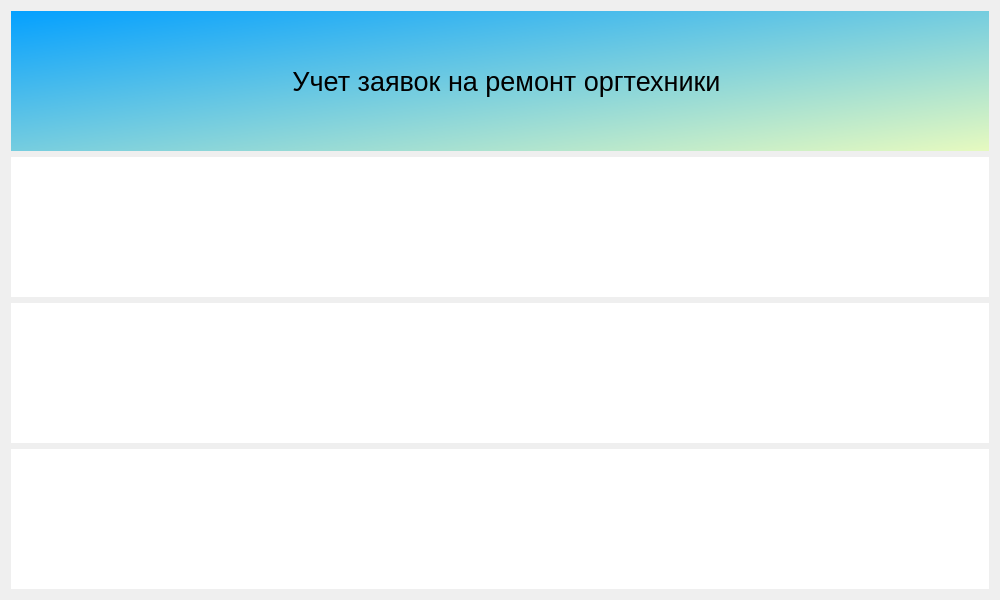
<?xml version="1.0" encoding="UTF-8"?>
<ui version="4.0">
 <class>Dialog</class>
 <widget class="QDialog" name="Dialog">
  <property name="geometry">
   <rect>
    <x>0</x>
    <y>0</y>
    <width>1000</width>
    <height>600</height>
   </rect>
  </property>
  <property name="minimumSize">
   <size>
    <width>1000</width>
    <height>600</height>
   </size>
  </property>
  <property name="windowTitle">
   <string>Учет заявок на ремонт оргтехники</string>
  </property>
  <property name="windowIcon">
   <iconset theme="accessories-dictionary">
    <selectedon>../../Загрузки/icons8-обслуживание-принтера-80.png</selectedon>
   </iconset>
  </property>
  <property name="toolTipDuration">
   <number>0</number>
  </property>
  <property name="sizeGripEnabled">
   <bool>false</bool>
  </property>
  <layout class="QVBoxLayout" name="verticalLayout">
   <item>
    <widget class="QWidget" name="widget" native="true">
     <property name="styleSheet">
      <string notr="true">QWidget#widget{
background-color: qlineargradient(spread:pad, x1:0, y1:0, x2:1, y2:1, stop:0 rgba(4, 160, 255, 255), stop:1 rgba(231, 250, 191, 255));}

</string>
     </property>
     <layout class="QVBoxLayout" name="verticalLayout_2">
      <item>
       <layout class="QFormLayout" name="formLayout">
        <property name="labelAlignment">
         <set>Qt::AlignCenter</set>
        </property>
        <property name="formAlignment">
         <set>Qt::AlignLeading|Qt::AlignLeft|Qt::AlignVCenter</set>
        </property>
        <item row="0" column="0">
         <widget class="QLabel" name="label">
          <property name="maximumSize">
           <size>
            <width>100</width>
            <height>100</height>
           </size>
          </property>
          <property name="text">
           <string/>
          </property>
          <property name="textFormat">
           <enum>Qt::AutoText</enum>
          </property>
          <property name="pixmap">
           <pixmap>../../Загрузки/icons8-обслуживание-принтера-80.png</pixmap>
          </property>
          <property name="scaledContents">
           <bool>true</bool>
          </property>
         </widget>
        </item>
        <item row="0" column="1">
         <widget class="QLabel" name="label_2">
          <property name="font">
           <font>
            <pointsize>20</pointsize>
           </font>
          </property>
          <property name="text">
           <string>Учет заявок на ремонт оргтехники</string>
          </property>
          <property name="alignment">
           <set>Qt::AlignCenter</set>
          </property>
         </widget>
        </item>
       </layout>
      </item>
     </layout>
    </widget>
   </item>
   <item>
    <widget class="QWidget" name="widget_4" native="true">
     <property name="styleSheet">
      <string notr="true">background-color: rgb(255, 255, 255);</string>
     </property>
    </widget>
   </item>
   <item>
    <widget class="QWidget" name="widget_3" native="true">
     <property name="styleSheet">
      <string notr="true">background-color: rgb(255, 255, 255);</string>
     </property>
    </widget>
   </item>
   <item>
    <widget class="QWidget" name="widget_2" native="true">
     <property name="styleSheet">
      <string notr="true">background-color: rgb(255, 255, 255);</string>
     </property>
    </widget>
   </item>
  </layout>
 </widget>
 <resources/>
 <connections/>
</ui>
